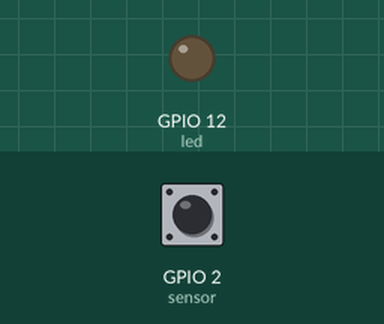
Simulated run of this sketch. Board: ESP8266 (NodeMCU). On the bench: output pins drawn as LEDs (lit = HIGH). Dashed ring = blinking. Inputs (shaded band) come from the test bench; at power-on: GPIO 2 (sensor) LOW. WiFi joins after 1.5 s; servers stay silent unless stated; what the sketch prints to the serial monitor is not drawn.

Above: at 2.7 s.
2.8 s: GPIO 2 (sensor) driven HIGH
At 3.2 s:
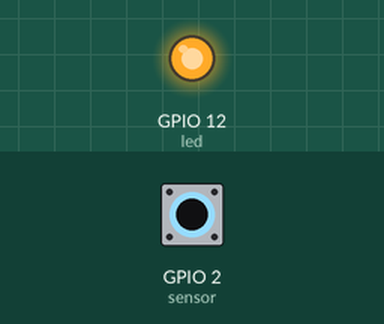
4.3 s: GPIO 2 (sensor) driven LOW
At 5.3 s:
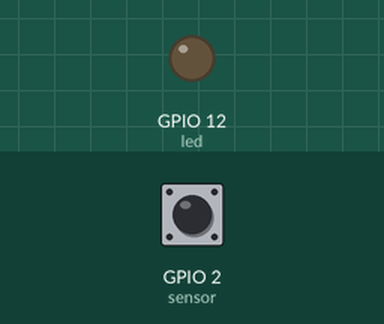
5.8 s: GPIO 2 (sensor) pulsed HIGH 5 times (0.12 s each, 0.3 s apart)
At 5.91 s:
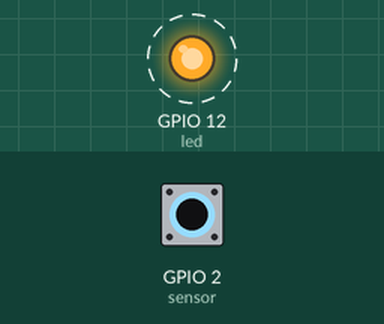
Timing chart, 0 to 8.8 s (numbered marks = the images above; inputs shaded):
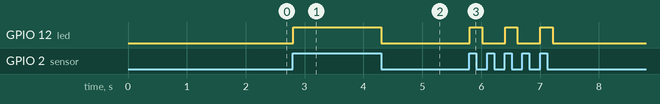

Measured:
- after the input at 2.8 s, GPIO 12 (led): LOW → HIGH at once
- after the input at 4.3 s, GPIO 12 (led): HIGH → LOW at once
- after the input at 5.8 s, GPIO 12 (led): alternates HIGH for 0.21 s and LOW for 0.39 s, 6 changes in all, then stays LOW, starting at once

The sketch:

PIRClient.ino
```cpp
#include <ESP8266WiFi.h>
#include <ESP8266HTTPClient.h>

const char* ssid = "ESP8266-Access-Point";
const char* password = "123456789";

const char* serverNameledOn = "http://192.168.4.1/ledon";
const char* serverNameledOff = "http://192.168.4.1/ledoff";

int led = 12;                // the pin that the LED is atteched to
int sensor = 2;              // the pin that the sensor is atteched to
int state = LOW;             // by default, no motion detected
int val = 0;                 // variable to store the sensor status (value)

WiFiClient client;

String httpGETRequestledOn(const char* serverNameledOn) {
  WiFiClient client;
  HTTPClient http;
  http.begin(client, serverNameledOn);
  int httpResponseCode = http.GET();
  String payload = "-";

  if (httpResponseCode>0) {
    payload = http.getString();
  }
  else {
    Serial.print("Error code: ");
  }
  http.end();
  return payload;
}

String httpGETRequestledOff(const char* serverNameledOff) {
  WiFiClient client;
  HTTPClient http;
  http.begin(client, serverNameledOff);
  int httpResponseCode = http.GET();
  String payload = "-";

  if (httpResponseCode>0) {
    payload = http.getString();
  }
  else {
    Serial.print("Error code: ");
  }
  http.end();
  return payload;
}

void setup() {
  Serial.begin(115200);
  pinMode(led, OUTPUT);      // initalize LED as an output
  pinMode(sensor, INPUT);    // initialize sensor as an input
  Serial.println();
  Serial.print("Connecting to ");
  Serial.println(ssid);
  WiFi.begin(ssid, password);
  while (WiFi.status() != WL_CONNECTED) {
    delay(500);
    Serial.print(".");
  }
  Serial.println("");
  Serial.println("Connected to WiFi");
}

void loop() {

  val = digitalRead(sensor);   // read sensor value
  if (val == HIGH) {           // check if the sensor is HIGH
    digitalWrite(led, HIGH);   // turn LED ON
    delay(10);                // delay 100 milliseconds

    if (state == LOW) {
      Serial.println("Motion detected!");
      httpGETRequestledOn(serverNameledOn);
      state = HIGH;       // update variable state to HIGH
    }
  }
  else {
    digitalWrite(led, LOW); // turn LED OFF
    delay(10);             // delay 200 milliseconds

    if (state == HIGH){
      Serial.println("Motion stopped!");
      httpGETRequestledOff(serverNameledOff);
      state = LOW;       // update variable state to LOW
    }
  }
}
```
